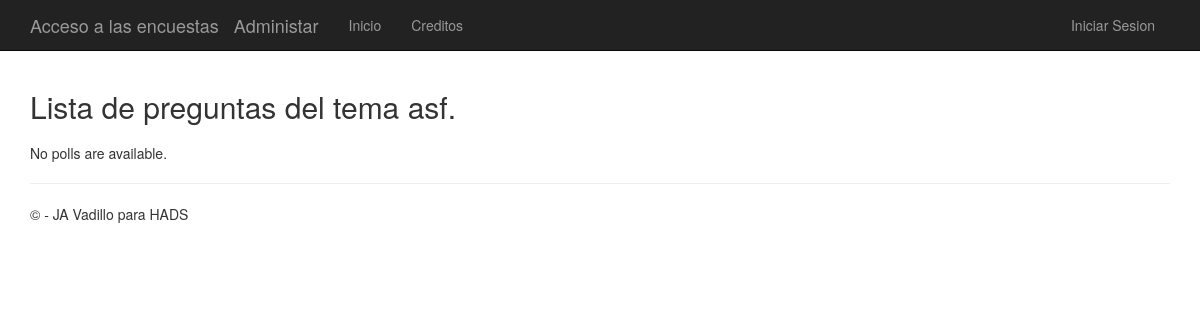
/polls/asf/, run on an earlier commit of the app's database.
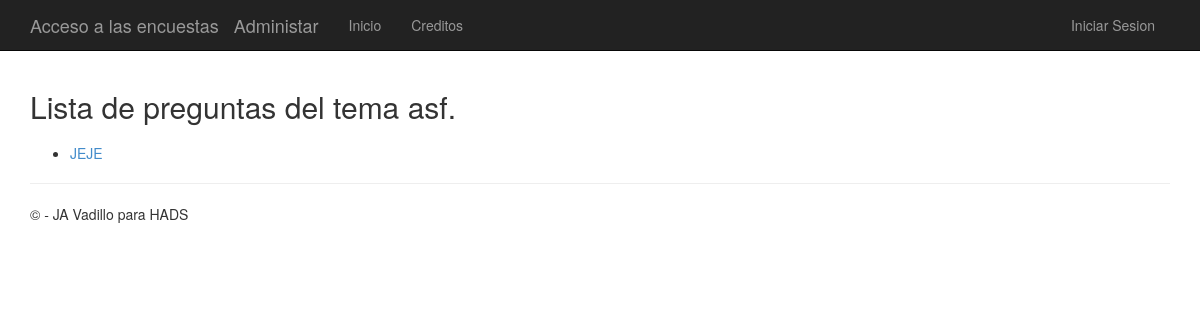
And on a later commit of the database.
### app/models.py (models this page shows)
class Question(models.Model):
    question_text = models.CharField(max_length=200)
    question_topic = models.CharField(max_length=200)
    correct_response = models.IntegerField()
    choice_max = models.IntegerField()
    pub_date = models.DateTimeField('date published')

### app/views.py (the view)
# urls.py: url(r'^polls/(?P<topic>\w+)/$', app.views.topic, name='topic'),
def topic(request, topic):
    question_list = Question.objects.filter(question_topic = topic)
    template = loader.get_template('polls/topic.html')
    context = {
                'title':'Lista de preguntas del tema ' + topic,
                'question_list': question_list,
              }
    return render(request, 'polls/topic.html', context)

### app/templates/polls/topic.html (shortened to what this page needs)
﻿{% extends "app/layout.html" %}
{% block content %}
<h2>{{ title }}.</h2>
{% if question_list %}
    <ul>
    {% for question in question_list %}
        <li><a href="{% url 'detail' question.id %}">{{ question.question_text }}</a></li>
    {% endfor %}
    </ul>
{% else %}
    <p>No polls are available.</p>
{% endif %}
{% endblock %}

What changed in the data, as far as the page shows it:
added Question: question_text "JEJE"
Also different on the page:
text no longer shown: "No polls are available."
